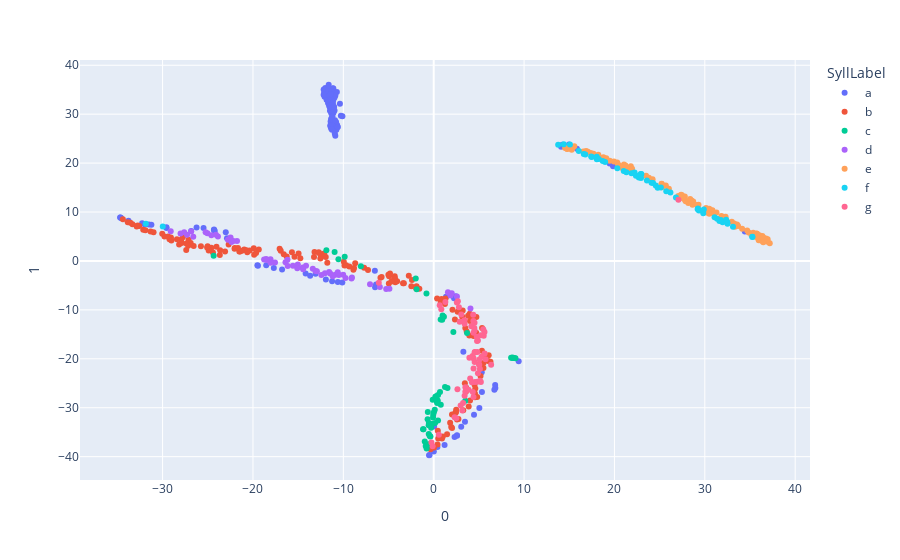

The notebook cell saved with this chart:
### Code cell
tsne = TSNE(n_components=2, random_state=0)
projections = tsne.fit_transform(data1)

fig = px.scatter(
    projections, x=0, y=1,
    color = data.SyllLabel, labels={'color': 'SyllLabel'}
)
fig.show()
